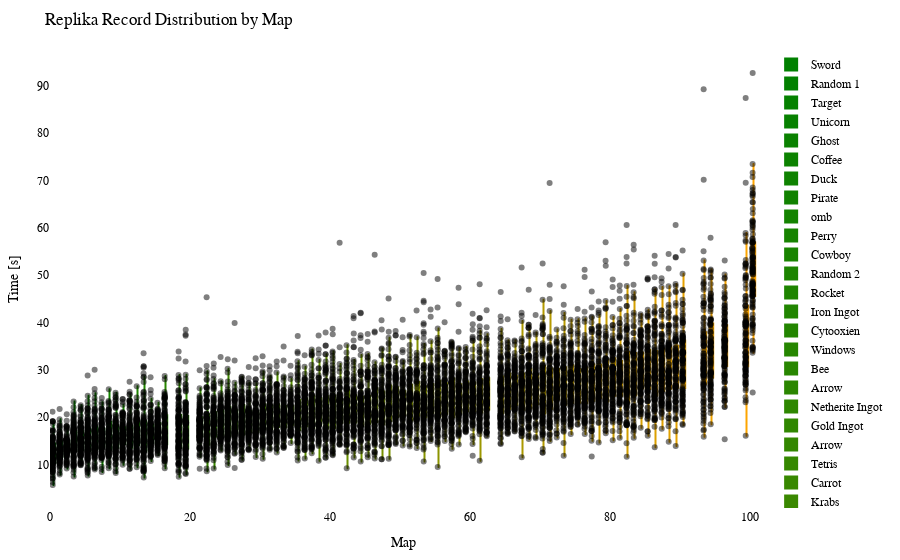

The code cell stored with this chart in its notebook:
### Code cell
import plotly.graph_objects as go
import plotly.io as pio
from matplotlib.colors import LinearSegmentedColormap, to_hex

df = getRecordsDataframe(minigame="Replika")

# sort df columns by mean value 
df = df.reindex(df.mean().sort_values().index, axis=1)

# drop sum column
df = df.drop(columns=["Sum"])

# replace 25 with NaN
df = df.replace(25, np.nan)

# remove "ms " from column names
df.columns = df.columns.str.replace('ms ', '')

# Exclude the first column (assuming it's the column you don't want to include)
df_to_html = df.iloc[:, 1:]

# Calculate the offset for centering the data points
num_columns = len(df_to_html.columns)
offset = 0.5

# Create a green to orange gradient
cmap = LinearSegmentedColormap.from_list("green_orange", ["green", "orange"])
colors = [to_hex(cmap(i / (num_columns - 1))) for i in range(num_columns)]

# Create a Swarm plot using Plotly
fig = go.Figure()

for i, (column, color) in enumerate(zip(df_to_html.columns, colors)):
    x_values = [i + offset] * len(df_to_html[column])  # Adjust x-values with offset for horizontal centering
    fig.add_trace(go.Box(x=x_values,
                         y=df_to_html[column],
                         name=column,
                         boxpoints='all',
                         pointpos=-0.5,  # Adjust point position to prevent overlapping
                         marker=dict(color='rgba(0,0,0,0.5)', size=6),  # Adjust marker color and size
                         line=dict(color=color),
                         fillcolor=color,
                         hovertext=df_to_html.index,
                         hoverinfo='name+text+y',
                         showlegend=True))

fig.update_layout(title="Replika Record Distribution by Map",
                  xaxis=dict(title="Map"),
                  yaxis=dict(title="Time [s]"),
                  showlegend=True,
                  font=dict(family="Arial", size=12, color="black"),  # Customize font
                  plot_bgcolor="white",  # Set background color
                  margin=dict(l=50, r=50, t=50, b=50),  # Adjust margins for better layout
                  )

# Show the figure
fig.show()

# Export the plot to an HTML file
pio.write_html(fig, "out/repl_swarm_plot.html")

### Figure 1 — Plotly figure (JSON) as saved in the notebook; plotly's stock layout.template omitted (floating-point values rounded to 4 significant figures; data arrays with more than 128 entries replaced by an {"elided": "..."} marker saying what was removed)
{"data": [{"boxpoints": "all", "fillcolor": "#008000", "hoverinfo": "name+text+y", "hovertext": {"elided": "211 str values"}, "line": {"color": "#008000"}, "marker": {"color": "rgba(0,0,0,0.5)", "size": 6}, "name": "Sword", "pointpos": -0.5, "showlegend": true, "type": "box", "x": {"elided": "211 float values"}, "y": {"elided": "211 float values"}}, {"boxpoints": "all", "fillcolor": "#028000", "hoverinfo": "name+text+y", "hovertext": {"elided": "211 str values"}, "line": {"color": "#028000"}, "marker": {"color": "rgba(0,0,0,0.5)", "size": 6}, "name": "Random 1", "pointpos": -0.5, "showlegend": true, "type": "box", "x": {"elided": "211 float values"}, "y": {"elided": "211 float values"}}, {"boxpoints": "all", "fillcolor": "#058100", "hoverinfo": "name+text+y", "hovertext": {"elided": "211 str values"}, "line": {"color": "#058100"}, "marker": {"color": "rgba(0,0,0,0.5)", "size": 6}, "name": "Target", "pointpos": -0.5, "showlegend": true, "type": "box", "x": {"elided": "211 float values"}, "y": {"elided": "211 float values"}}, {"boxpoints": "all", "fillcolor": "#078100", "hoverinfo": "name+text+y", "hovertext": {"elided": "211 str values"}, "line": {"color": "#078100"}, "marker": {"color": "rgba(0,0,0,0.5)", "size": 6}, "name": "Unicorn", "pointpos": -0.5, "showlegend": true, "type": "box", "x": {"elided": "211 float values"}, "y": {"elided": "211 float values"}}, {"boxpoints": "all", "fillcolor": "#0a8100", "hoverinfo": "name+text+y", "hovertext": {"elided": "211 str values"}, "line": {"color": "#0a8100"}, "marker": {"color": "rgba(0,0,0,0.5)", "size": 6}, "name": "Ghost", "pointpos": -0.5, "showlegend": true, "type": "box", "x": {"elided": "211 float values"}, "y": {"elided": "211 float values"}}, {"boxpoints": "all", "fillcolor": "#0c8200", "hoverinfo": "name+text+y", "hovertext": {"elided": "211 str values"}, "line": {"color": "#0c8200"}, "marker": {"color": "rgba(0,0,0,0.5)", "size": 6}, "name": "Coffee", "pointpos": -0.5, "showlegend": true, "type": "box", "x": {"elided": "211 float values"}, "y": {"elided": "211 float values"}}, {"boxpoints": "all", "fillcolor": "#0f8200", "hoverinfo": "name+text+y", "hovertext": {"elided": "211 str values"}, "line": {"color": "#0f8200"}, "marker": {"color": "rgba(0,0,0,0.5)", "size": 6}, "name": "Duck", "pointpos": -0.5, "showlegend": true, "type": "box", "x": {"elided": "211 float values"}, "y": {"elided": "211 float values"}}, {"boxpoints": "all", "fillcolor": "#118200", "hoverinfo": "name+text+y", "hovertext": {"elided": "211 str values"}, "line": {"color": "#118200"}, "marker": {"color": "rgba(0,0,0,0.5)", "size": 6}, "name": "Pirate", "pointpos": -0.5, "showlegend": true, "type": "box", "x": {"elided": "211 float values"}, "y": {"elided": "211 float values"}}, {"boxpoints": "all", "fillcolor": "#148300", "hoverinfo": "name+text+y", "hovertext": {"elided": "211 str values"}, "line": {"color": "#148300"}, "marker": {"color": "rgba(0,0,0,0.5)", "size": 6}, "name": "omb", "pointpos": -0.5, "showlegend": true, "type": "box", "x": {"elided": "211 float values"}, "y": {"elided": "211 float values"}}, {"boxpoints": "all", "fillcolor": "#178300", "hoverinfo": "name+text+y", "hovertext": {"elided": "211 str values"}, "line": {"color": "#178300"}, "marker": {"color": "rgba(0,0,0,0.5)", "size": 6}, "name": "Perry", "pointpos": -0.5, "showlegend": true, "type": "box", "x": {"elided": "211 float values"}, "y": {"elided": "211 float values"}}, {"boxpoints": "all", "fillcolor": "#198400", "hoverinfo": "name+text+y", "hovertext": {"elided": "211 str values"}, "line": {"color": "#198400"}, "marker": {"color": "rgba(0,0,0,0.5)", "size": 6}, "name": "Cowboy", "pointpos": -0.5, "showlegend": true, "type": "box", "x": {"elided": "211 float values"}, "y": {"elided": "211 float values"}}, {"boxpoints": "all", "fillcolor": "#1c8400", "hoverinfo": "name+text+y", "hovertext": {"elided": "211 str values"}, "line": {"color": "#1c8400"}, "marker": {"color": "rgba(0,0,0,0.5)", "size": 6}, "name": "Random 2", "pointpos": -0.5, "showlegend": true, "type": "box", "x": {"elided": "211 float values"}, "y": {"elided": "211 float values"}}, {"boxpoints": "all", "fillcolor": "#1e8400", "hoverinfo": "name+text+y", "hovertext": {"elided": "211 str values"}, "line": {"color": "#1e8400"}, "marker": {"color": "rgba(0,0,0,0.5)", "size": 6}, "name": "Rocket", "pointpos": -0.5, "showlegend": true, "type": "box", "x": {"elided": "211 float values"}, "y": {"elided": "211 float values"}}, {"boxpoints": "all", "fillcolor": "#218500", "hoverinfo": "name+text+y", "hovertext": {"elided": "211 str values"}, "line": {"color": "#218500"}, "marker": {"color": "rgba(0,0,0,0.5)", "size": 6}, "name": "Iron Ingot", "pointpos": -0.5, "showlegend": true, "type": "box", "x": {"elided": "211 float values"}, "y": {"elided": "211 float values"}}, {"boxpoints": "all", "fillcolor": "#238500", "hoverinfo": "name+text+y", "hovertext": {"elided": "211 str values"}, "line": {"color": "#238500"}, "marker": {"color": "rgba(0,0,0,0.5)", "size": 6}, "name": "Cytooxien", "pointpos": -0.5, "showlegend": true, "type": "box", "x": {"elided": "211 float values"}, "y": {"elided": "211 float values"}}, {"boxpoints": "all", "fillcolor": "#268600", "hoverinfo": "name+text+y", "hovertext": {"elided": "211 str values"}, "line": {"color": "#268600"}, "marker": {"color": "rgba(0,0,0,0.5)", "size": 6}, "name": "Windows", "pointpos": -0.5, "showlegend": true, "type": "box", "x": {"elided": "211 float values"}, "y": {"elided": "211 float values"}}, {"boxpoints": "all", "fillcolor": "#288600", "hoverinfo": "name+text+y", "hovertext": {"elided": "211 str values"}, "line": {"color": "#288600"}, "marker": {"color": "rgba(0,0,0,0.5)", "size": 6}, "name": "Bee", "pointpos": -0.5, "showlegend": true, "type": "box", "x": {"elided": "211 float values"}, "y": {"elided": "211 float values"}}, {"boxpoints": "all", "fillcolor": "#2b8600", "hoverinfo": "name+text+y", "hovertext": {"elided": "211 str values"}, "line": {"color": "#2b8600"}, "marker": {"color": "rgba(0,0,0,0.5)", "size": 6}, "name": "Arrow", "pointpos": -0.5, "showlegend": true, "type": "box", "x": {"elided": "211 float values"}, "y": {"elided": "211x2 float values"}}, {"boxpoints": "all", "fillcolor": "#2e8700", "hoverinfo": "name+text+y", "hovertext": {"elided": "211 str values"}, "line": {"color": "#2e8700"}, "marker": {"color": "rgba(0,0,0,0.5)", "size": 6}, "name": "Netherite Ingot", "pointpos": -0.5, "showlegend": true, "type": "box", "x": {"elided": "211 float values"}, "y": {"elided": "211 float values"}}, {"boxpoints": "all", "fillcolor": "#308700", "hoverinfo": "name+text+y", "hovertext": {"elided": "211 str values"}, "line": {"color": "#308700"}, "marker": {"color": "rgba(0,0,0,0.5)", "size": 6}, "name": "Gold Ingot", "pointpos": -0.5, "showlegend": true, "type": "box", "x": {"elided": "211 float values"}, "y": {"elided": "211 float values"}}, {"boxpoints": "all", "fillcolor": "#338700", "hoverinfo": "name+text+y", "hovertext": {"elided": "211 str values"}, "line": {"color": "#338700"}, "marker": {"color": "rgba(0,0,0,0.5)", "size": 6}, "name": "Arrow", "pointpos": -0.5, "showlegend": true, "type": "box", "x": {"elided": "211 float values"}, "y": {"elided": "211x2 float values"}}, {"boxpoints": "all", "fillcolor": "#358800", "hoverinfo": "name+text+y", "hovertext": {"elided": "211 str values"}, "line": {"color": "#358800"}, "marker": {"color": "rgba(0,0,0,0.5)", "size": 6}, "name": "Tetris", "pointpos": -0.5, "showlegend": true, "type": "box", "x": {"elided": "211 float values"}, "y": {"elided": "211 float values"}}, {"boxpoints": "all", "fillcolor": "#388800", "hoverinfo": "name+text+y", "hovertext": {"elided": "211 str values"}, "line": {"color": "#388800"}, "marker": {"color": "rgba(0,0,0,0.5)", "size": 6}, "name": "Carrot", "pointpos": -0.5, "showlegend": true, "type": "box", "x": {"elided": "211 float values"}, "y": {"elided": "211 float values"}}, {"boxpoints": "all", "fillcolor": "#3a8800", "hoverinfo": "name+text+y", "hovertext": {"elided": "211 str values"}, "line": {"color": "#3a8800"}, "marker": {"color": "rgba(0,0,0,0.5)", "size": 6}, "name": "Krabs", "pointpos": -0.5, "showlegend": true, "type": "box", "x": {"elided": "211 float values"}, "y": {"elided": "211 float values"}}, {"boxpoints": "all", "fillcolor": "#3d8900", "hoverinfo": "name+text+y", "hovertext": {"elided": "211 str values"}, "line": {"color": "#3d8900"}, "marker": {"color": "rgba(0,0,0,0.5)", "size": 6}, "name": "Cookie", "pointpos": -0.5, "showlegend": true, "type": "box", "x": {"elided": "211 float values"}, "y": {"elided": "211 float values"}}, {"boxpoints": "all", "fillcolor": "#408900", "hoverinfo": "name+text+y", "hovertext": {"elided": "211 str values"}, "line": {"color": "#408900"}, "marker": {"color": "rgba(0,0,0,0.5)", "size": 6}, "name": "Poppy", "pointpos": -0.5, "showlegend": true, "type": "box", "x": {"elided": "211 float values"}, "y": {"elided": "211 float values"}}, {"boxpoints": "all", "fillcolor": "#428a00", "hoverinfo": "name+text+y", "hovertext": {"elided": "211 str values"}, "line": {"color": "#428a00"}, "marker": {"color": "rgba(0,0,0,0.5)", "size": 6}, "name": "Koopa", "pointpos": -0.5, "showlegend": true, "type": "box", "x": {"elided": "211 float values"}, "y": {"elided": "211 float values"}}, {"boxpoints": "all", "fillcolor": "#458a00", "hoverinfo": "name+text+y", "hovertext": {"elided": "211 str values"}, "line": {"color": "#458a00"}, "marker": {"color": "rgba(0,0,0,0.5)", "size": 6}, "name": "Pacman Ghost", "pointpos": -0.5, "showlegend": true, "type": "box", "x": {"elided": "211 float values"}, "y": {"elided": "211 float values"}}, {"boxpoints": "all", "fillcolor": "#478a00", "hoverinfo": "name+text+y", "hovertext": {"elided": "211 str values"}, "line": {"color": "#478a00"}, "marker": {"color": "rgba(0,0,0,0.5)", "size": 6}, "name": "Twitch", "pointpos": -0.5, "showlegend": true, "type": "box", "x": {"elided": "211 float values"}, "y": {"elided": "211 float values"}}, {"boxpoints": "all", "fillcolor": "#4a8b00", "hoverinfo": "name+text+y", "hovertext": {"elided": "211 str values"}, "line": {"color": "#4a8b00"}, "marker": {"color": "rgba(0,0,0,0.5)", "size": 6}, "name": "Water Temple", "pointpos": -0.5, "showlegend": true, "type": "box", "x": {"elided": "211 float values"}, "y": {"elided": "211 float values"}}, {"boxpoints": "all", "fillcolor": "#4c8b00", "hoverinfo": "name+text+y", "hovertext": {"elided": "211 str values"}, "line": {"color": "#4c8b00"}, "marker": {"color": "rgba(0,0,0,0.5)", "size": 6}, "name": "Mario", "pointpos": -0.5, "showlegend": true, "type": "box", "x": {"elided": "211 float values"}, "y": {"elided": "211 float values"}}, {"boxpoints": "all", "fillcolor": "#4f8b00", "hoverinfo": "name+text+y", "hovertext": {"elided": "211 str values"}, "line": {"color": "#4f8b00"}, "marker": {"color": "rgba(0,0,0,0.5)", "size": 6}, "name": "Poke Ball", "pointpos": -0.5, "showlegend": true, "type": "box", "x": {"elided": "211 float values"}, "y": {"elided": "211 float values"}}, {"boxpoints": "all", "fillcolor": "#518c00", "hoverinfo": "name+text+y", "hovertext": {"elided": "211 str values"}, "line": {"color": "#518c00"}, "marker": {"color": "rgba(0,0,0,0.5)", "size": 6}, "name": "Diskette", "pointpos": -0.5, "showlegend": true, "type": "box", "x": {"elided": "211 float values"}, "y": {"elided": "211 float values"}}, {"boxpoints": "all", "fillcolor": "#548c00", "hoverinfo": "name+text+y", "hovertext": {"elided": "211 str values"}, "line": {"color": "#548c00"}, "marker": {"color": "rgba(0,0,0,0.5)", "size": 6}, "name": "Controller", "pointpos": -0.5, "showlegend": true, "type": "box", "x": {"elided": "211 float values"}, "y": {"elided": "211 float values"}}, {"boxpoints": "all", "fillcolor": "#578d00", "hoverinfo": "name+text+y", "hovertext": {"elided": "211 str values"}, "line": {"color": "#578d00"}, "marker": {"color": "rgba(0,0,0,0.5)", "size": 6}, "name": "Camera", "pointpos": -0.5, "showlegend": true, "type": "box", "x": {"elided": "211 float values"}, "y": {"elided": "211 float values"}}, {"boxpoints": "all", "fillcolor": "#598d00", "hoverinfo": "name+text+y", "hovertext": {"elided": "211 str values"}, "line": {"color": "#598d00"}, "marker": {"color": "rgba(0,0,0,0.5)", "size": 6}, "name": "House", "pointpos": -0.5, "showlegend": true, "type": "box", "x": {"elided": "211 float values"}, "y": {"elided": "211 float values"}}, {"boxpoints": "all", "fillcolor": "#5c8d00", "hoverinfo": "name+text+y", "hovertext": {"elided": "211 str values"}, "line": {"color": "#5c8d00"}, "marker": {"color": "rgba(0,0,0,0.5)", "size": 6}, "name": "Caterpie", "pointpos": -0.5, "showlegend": true, "type": "box", "x": {"elided": "211 float values"}, "y": {"elided": "211 float values"}}, {"boxpoints": "all", "fillcolor": "#5e8e00", "hoverinfo": "name+text+y", "hovertext": {"elided": "211 str values"}, "line": {"color": "#5e8e00"}, "marker": {"color": "rgba(0,0,0,0.5)", "size": 6}, "name": "YouTube", "pointpos": -0.5, "showlegend": true, "type": "box", "x": {"elided": "211 float values"}, "y": {"elided": "211 float values"}}, {"boxpoints": "all", "fillcolor": "#618e00", "hoverinfo": "name+text+y", "hovertext": {"elided": "211 str values"}, "line": {"color": "#618e00"}, "marker": {"color": "rgba(0,0,0,0.5)", "size": 6}, "name": "Parrot", "pointpos": -0.5, "showlegend": true, "type": "box", "x": {"elided": "211 float values"}, "y": {"elided": "211 float values"}}, {"boxpoints": "all", "fillcolor": "#638e00", "hoverinfo": "name+text+y", "hovertext": {"elided": "211 str values"}, "line": {"color": "#638e00"}, "marker": {"color": "rgba(0,0,0,0.5)", "size": 6}, "name": "Sonic", "pointpos": -0.5, "showlegend": true, "type": "box", "x": {"elided": "211 float values"}, "y": {"elided": "211 float values"}}, {"boxpoints": "all", "fillcolor": "#668f00", "hoverinfo": "name+text+y", "hovertext": {"elided": "211 str values"}, "line": {"color": "#668f00"}, "marker": {"color": "rgba(0,0,0,0.5)", "size": 6}, "name": "Chicken", "pointpos": -0.5, "showlegend": true, "type": "box", "x": {"elided": "211 float values"}, "y": {"elided": "211 float values"}}, {"boxpoints": "all", "fillcolor": "#688f00", "hoverinfo": "name+text+y", "hovertext": {"elided": "211 str values"}, "line": {"color": "#688f00"}, "marker": {"color": "rgba(0,0,0,0.5)", "size": 6}, "name": "Twitter", "pointpos": -0.5, "showlegend": true, "type": "box", "x": {"elided": "211 float values"}, "y": {"elided": "211 float values"}}, {"boxpoints": "all", "fillcolor": "#6b9000", "hoverinfo": "name+text+y", "hovertext": {"elided": "211 str values"}, "line": {"color": "#6b9000"}, "marker": {"color": "rgba(0,0,0,0.5)", "size": 6}, "name": "Excavator", "pointpos": -0.5, "showlegend": true, "type": "box", "x": {"elided": "211 float values"}, "y": {"elided": "211 float values"}}, {"boxpoints": "all", "fillcolor": "#6e9000", "hoverinfo": "name+text+y", "hovertext": {"elided": "211 str values"}, "line": {"color": "#6e9000"}, "marker": {"color": "rgba(0,0,0,0.5)", "size": 6}, "name": "Frog", "pointpos": -0.5, "showlegend": true, "type": "box", "x": {"elided": "211 float values"}, "y": {"elided": "211 float values"}}, {"boxpoints": "all", "fillcolor": "#709000", "hoverinfo": "name+text+y", "hovertext": {"elided": "211 str values"}, "line": {"color": "#709000"}, "marker": {"color": "rgba(0,0,0,0.5)", "size": 6}, "name": "Baby Yoda", "pointpos": -0.5, "showlegend": true, "type": "box", "x": {"elided": "211 float values"}, "y": {"elided": "211 float values"}}, {"boxpoints": "all", "fillcolor": "#739100", "hoverinfo": "name+text+y", "hovertext": {"elided": "211 str values"}, "line": {"color": "#739100"}, "marker": {"color": "rgba(0,0,0,0.5)", "size": 6}, "name": "of Meat", "pointpos": -0.5, "showlegend": true, "type": "box", "x": {"elided": "211 float values"}, "y": {"elided": "211 float values"}}, {"boxpoints": "all", "fillcolor": "#759100", "hoverinfo": "name+text+y", "hovertext": {"elided": "211 str values"}, "line": {"color": "#759100"}, "marker": {"color": "rgba(0,0,0,0.5)", "size": 6}, "name": "Egg", "pointpos": -0.5, "showlegend": true, "type": "box", "x": {"elided": "211 float values"}, "y": {"elided": "211 float values"}}, {"boxpoints": "all", "fillcolor": "#789100", "hoverinfo": "name+text+y", "hovertext": {"elided": "211 str values"}, "line": {"color": "#789100"}, "marker": {"color": "rgba(0,0,0,0.5)", "size": 6}, "name": "Fox", "pointpos": -0.5, "showlegend": true, "type": "box", "x": {"elided": "211 float values"}, "y": {"elided": "211 float values"}}, {"boxpoints": "all", "fillcolor": "#7a9200", "hoverinfo": "name+text+y", "hovertext": {"elided": "211 str values"}, "line": {"color": "#7a9200"}, "marker": {"color": "rgba(0,0,0,0.5)", "size": 6}, "name": "The Sea", "pointpos": -0.5, "showlegend": true, "type": "box", "x": {"elided": "211 float values"}, "y": {"elided": "211 float values"}}, {"boxpoints": "all", "fillcolor": "#7d9200", "hoverinfo": "name+text+y", "hovertext": {"elided": "211 str values"}, "line": {"color": "#7d9200"}, "marker": {"color": "rgba(0,0,0,0.5)", "size": 6}, "name": "Thinking", "pointpos": -0.5, "showlegend": true, "type": "box", "x": {"elided": "211 float values"}, "y": {"elided": "211 float values"}}, {"boxpoints": "all", "fillcolor": "#809300", "hoverinfo": "name+text+y", "hovertext": {"elided": "211 str values"}, "line": {"color": "#809300"}, "marker": {"color": "rgba(0,0,0,0.5)", "size": 6}, "name": "Thinking 2", "pointpos": -0.5, "showlegend": true, "type": "box", "x": {"elided": "211 float values"}, "y": {"elided": "211 float values"}}, {"boxpoints": "all", "fillcolor": "#829300", "hoverinfo": "name+text+y", "hovertext": {"elided": "211 str values"}, "line": {"color": "#829300"}, "marker": {"color": "rgba(0,0,0,0.5)", "size": 6}, "name": "Tree", "pointpos": -0.5, "showlegend": true, "type": "box", "x": {"elided": "211 float values"}, "y": {"elided": "211 float values"}}, {"boxpoints": "all", "fillcolor": "#859300", "hoverinfo": "name+text+y", "hovertext": {"elided": "211 str values"}, "line": {"color": "#859300"}, "marker": {"color": "rgba(0,0,0,0.5)", "size": 6}, "name": "ppHop 2", "pointpos": -0.5, "showlegend": true, "type": "box", "x": {"elided": "211 float values"}, "y": {"elided": "211 float values"}}, {"boxpoints": "all", "fillcolor": "#879400", "hoverinfo": "name+text+y", "hovertext": {"elided": "211 str values"}, "line": {"color": "#879400"}, "marker": {"color": "rgba(0,0,0,0.5)", "size": 6}, "name": "Pizza", "pointpos": -0.5, "showlegend": true, "type": "box", "x": {"elided": "211 float values"}, "y": {"elided": "211 float values"}}, {"boxpoints": "all", "fillcolor": "#8a9400", "hoverinfo": "name+text+y", "hovertext": {"elided": "211 str values"}, "line": {"color": "#8a9400"}, "marker": {"color": "rgba(0,0,0,0.5)", "size": 6}, "name": "Heart", "pointpos": -0.5, "showlegend": true, "type": "box", "x": {"elided": "211 float values"}, "y": {"elided": "211 float values"}}, {"boxpoints": "all", "fillcolor": "#8c9400", "hoverinfo": "name+text+y", "hovertext": {"elided": "211 str values"}, "line": {"color": "#8c9400"}, "marker": {"color": "rgba(0,0,0,0.5)", "size": 6}, "name": "Sheep", "pointpos": -0.5, "showlegend": true, "type": "box", "x": {"elided": "211 float values"}, "y": {"elided": "211 float values"}}, {"boxpoints": "all", "fillcolor": "#8f9500", "hoverinfo": "name+text+y", "hovertext": {"elided": "211 str values"}, "line": {"color": "#8f9500"}, "marker": {"color": "rgba(0,0,0,0.5)", "size": 6}, "name": "Skeleton", "pointpos": -0.5, "showlegend": true, "type": "box", "x": {"elided": "211 float values"}, "y": {"elided": "211 float values"}}, {"boxpoints": "all", "fillcolor": "#919500", "hoverinfo": "name+text+y", "hovertext": {"elided": "211 str values"}, "line": {"color": "#919500"}, "marker": {"color": "rgba(0,0,0,0.5)", "size": 6}, "name": "French Fries", "pointpos": -0.5, "showlegend": true, "type": "box", "x": {"elided": "211 float values"}, "y": {"elided": "211 float values"}}, {"boxpoints": "all", "fillcolor": "#949500", "hoverinfo": "name+text+y", "hovertext": {"elided": "211 str values"}, "line": {"color": "#949500"}, "marker": {"color": "rgba(0,0,0,0.5)", "size": 6}, "name": "Up", "pointpos": -0.5, "showlegend": true, "type": "box", "x": {"elided": "211 float values"}, "y": {"elided": "211 float values"}}, {"boxpoints": "all", "fillcolor": "#979600", "hoverinfo": "name+text+y", "hovertext": {"elided": "211 str values"}, "line": {"color": "#979600"}, "marker": {"color": "rgba(0,0,0,0.5)", "size": 6}, "name": "Among Us", "pointpos": -0.5, "showlegend": true, "type": "box", "x": {"elided": "211 float values"}, "y": {"elided": "211 float values"}}, {"boxpoints": "all", "fillcolor": "#999600", "hoverinfo": "name+text+y", "hovertext": {"elided": "211 str values"}, "line": {"color": "#999600"}, "marker": {"color": "rgba(0,0,0,0.5)", "size": 6}, "name": "Mountain", "pointpos": -0.5, "showlegend": true, "type": "box", "x": {"elided": "211 float values"}, "y": {"elided": "211 float values"}}, {"boxpoints": "all", "fillcolor": "#9c9700", "hoverinfo": "name+text+y", "hovertext": {"elided": "211 str values"}, "line": {"color": "#9c9700"}, "marker": {"color": "rgba(0,0,0,0.5)", "size": 6}, "name": "Cherry", "pointpos": -0.5, "showlegend": true, "type": "box", "x": {"elided": "211 float values"}, "y": {"elided": "211 float values"}}, {"boxpoints": "all", "fillcolor": "#9e9700", "hoverinfo": "name+text+y", "hovertext": {"elided": "211 str values"}, "line": {"color": "#9e9700"}, "marker": {"color": "rgba(0,0,0,0.5)", "size": 6}, "name": "Hourglass", "pointpos": -0.5, "showlegend": true, "type": "box", "x": {"elided": "211 float values"}, "y": {"elided": "211 float values"}}, {"boxpoints": "all", "fillcolor": "#a19700", "hoverinfo": "name+text+y", "hovertext": {"elided": "211 str values"}, "line": {"color": "#a19700"}, "marker": {"color": "rgba(0,0,0,0.5)", "size": 6}, "name": "Cow", "pointpos": -0.5, "showlegend": true, "type": "box", "x": {"elided": "211 float values"}, "y": {"elided": "211x2 float values"}}, {"boxpoints": "all", "fillcolor": "#a39800", "hoverinfo": "name+text+y", "hovertext": {"elided": "211 str values"}, "line": {"color": "#a39800"}, "marker": {"color": "rgba(0,0,0,0.5)", "size": 6}, "name": "Wizard", "pointpos": -0.5, "showlegend": true, "type": "box", "x": {"elided": "211 float values"}, "y": {"elided": "211 float values"}}, {"boxpoints": "all", "fillcolor": "#a69800", "hoverinfo": "name+text+y", "hovertext": {"elided": "211 str values"}, "line": {"color": "#a69800"}, "marker": {"color": "rgba(0,0,0,0.5)", "size": 6}, "name": "Galaxian Alien", "pointpos": -0.5, "showlegend": true, "type": "box", "x": {"elided": "211 float values"}, "y": {"elided": "211 float values"}}, {"boxpoints": "all", "fillcolor": "#a89800", "hoverinfo": "name+text+y", "hovertext": {"elided": "211 str values"}, "line": {"color": "#a89800"}, "marker": {"color": "rgba(0,0,0,0.5)", "size": 6}, "name": "Blue Monster", "pointpos": -0.5, "showlegend": true, "type": "box", "x": {"elided": "211 float values"}, "y": {"elided": "211 float values"}}, {"boxpoints": "all", "fillcolor": "#ab9900", "hoverinfo": "name+text+y", "hovertext": {"elided": "211 str values"}, "line": {"color": "#ab9900"}, "marker": {"color": "rgba(0,0,0,0.5)", "size": 6}, "name": "Eevee", "pointpos": -0.5, "showlegend": true, "type": "box", "x": {"elided": "211 float values"}, "y": {"elided": "211 float values"}}, {"boxpoints": "all", "fillcolor": "#ae9900", "hoverinfo": "name+text+y", "hovertext": {"elided": "211 str values"}, "line": {"color": "#ae9900"}, "marker": {"color": "rgba(0,0,0,0.5)", "size": 6}, "name": "ppHop 1", "pointpos": -0.5, "showlegend": true, "type": "box", "x": {"elided": "211 float values"}, "y": {"elided": "211 float values"}}, {"boxpoints": "all", "fillcolor": "#b09a00", "hoverinfo": "name+text+y", "hovertext": {"elided": "211 str values"}, "line": {"color": "#b09a00"}, "marker": {"color": "rgba(0,0,0,0.5)", "size": 6}, "name": "Spider", "pointpos": -0.5, "showlegend": true, "type": "box", "x": {"elided": "211 float values"}, "y": {"elided": "211 float values"}}, {"boxpoints": "all", "fillcolor": "#b39a00", "hoverinfo": "name+text+y", "hovertext": {"elided": "211 str values"}, "line": {"color": "#b39a00"}, "marker": {"color": "rgba(0,0,0,0.5)", "size": 6}, "name": "Penguin", "pointpos": -0.5, "showlegend": true, "type": "box", "x": {"elided": "211 float values"}, "y": {"elided": "211 float values"}}, {"boxpoints": "all", "fillcolor": "#b59a00", "hoverinfo": "name+text+y", "hovertext": {"elided": "211 str values"}, "line": {"color": "#b59a00"}, "marker": {"color": "rgba(0,0,0,0.5)", "size": 6}, "name": "Zombie", "pointpos": -0.5, "showlegend": true, "type": "box", "x": {"elided": "211 float values"}, "y": {"elided": "211 float values"}}, {"boxpoints": "all", "fillcolor": "#b89b00", "hoverinfo": "name+text+y", "hovertext": {"elided": "211 str values"}, "line": {"color": "#b89b00"}, "marker": {"color": "rgba(0,0,0,0.5)", "size": 6}, "name": "Slime", "pointpos": -0.5, "showlegend": true, "type": "box", "x": {"elided": "211 float values"}, "y": {"elided": "211 float values"}}, {"boxpoints": "all", "fillcolor": "#ba9b00", "hoverinfo": "name+text+y", "hovertext": {"elided": "211 str values"}, "line": {"color": "#ba9b00"}, "marker": {"color": "rgba(0,0,0,0.5)", "size": 6}, "name": "Mouse", "pointpos": -0.5, "showlegend": true, "type": "box", "x": {"elided": "211 float values"}, "y": {"elided": "211 float values"}}, {"boxpoints": "all", "fillcolor": "#bd9b00", "hoverinfo": "name+text+y", "hovertext": {"elided": "211 str values"}, "line": {"color": "#bd9b00"}, "marker": {"color": "rgba(0,0,0,0.5)", "size": 6}, "name": "Turtle", "pointpos": -0.5, "showlegend": true, "type": "box", "x": {"elided": "211 float values"}, "y": {"elided": "211 float values"}}, {"boxpoints": "all", "fillcolor": "#c09c00", "hoverinfo": "name+text+y", "hovertext": {"elided": "211 str values"}, "line": {"color": "#c09c00"}, "marker": {"color": "rgba(0,0,0,0.5)", "size": 6}, "name": "Instagram", "pointpos": -0.5, "showlegend": true, "type": "box", "x": {"elided": "211 float values"}, "y": {"elided": "211 float values"}}, {"boxpoints": "all", "fillcolor": "#c29c00", "hoverinfo": "name+text+y", "hovertext": {"elided": "211 str values"}, "line": {"color": "#c29c00"}, "marker": {"color": "rgba(0,0,0,0.5)", "size": 6}, "name": "muss los", "pointpos": -0.5, "showlegend": true, "type": "box", "x": {"elided": "211 float values"}, "y": {"elided": "211 float values"}}, {"boxpoints": "all", "fillcolor": "#c59d00", "hoverinfo": "name+text+y", "hovertext": {"elided": "211 str values"}, "line": {"color": "#c59d00"}, "marker": {"color": "rgba(0,0,0,0.5)", "size": 6}, "name": "Skeleton Skull", "pointpos": -0.5, "showlegend": true, "type": "box", "x": {"elided": "211 float values"}, "y": {"elided": "211 float values"}}, {"boxpoints": "all", "fillcolor": "#c79d00", "hoverinfo": "name+text+y", "hovertext": {"elided": "211 str values"}, "line": {"color": "#c79d00"}, "marker": {"color": "rgba(0,0,0,0.5)", "size": 6}, "name": "Charizard", "pointpos": -0.5, "showlegend": true, "type": "box", "x": {"elided": "211 float values"}, "y": {"elided": "211 float values"}}, {"boxpoints": "all", "fillcolor": "#ca9d00", "hoverinfo": "name+text+y", "hovertext": {"elided": "211 str values"}, "line": {"color": "#ca9d00"}, "marker": {"color": "rgba(0,0,0,0.5)", "size": 6}, "name": "Blinky", "pointpos": -0.5, "showlegend": true, "type": "box", "x": {"elided": "211 float values"}, "y": {"elided": "211 float values"}}, {"boxpoints": "all", "fillcolor": "#cc9e00", "hoverinfo": "name+text+y", "hovertext": {"elided": "211 str values"}, "line": {"color": "#cc9e00"}, "marker": {"color": "rgba(0,0,0,0.5)", "size": 6}, "name": "Cake", "pointpos": -0.5, "showlegend": true, "type": "box", "x": {"elided": "211 float values"}, "y": {"elided": "211 float values"}}, {"boxpoints": "all", "fillcolor": "#cf9e00", "hoverinfo": "name+text+y", "hovertext": {"elided": "211 str values"}, "line": {"color": "#cf9e00"}, "marker": {"color": "rgba(0,0,0,0.5)", "size": 6}, "name": "Globe", "pointpos": -0.5, "showlegend": true, "type": "box", "x": {"elided": "211 float values"}, "y": {"elided": "211 float values"}}, {"boxpoints": "all", "fillcolor": "#d19e00", "hoverinfo": "name+text+y", "hovertext": {"elided": "211 str values"}, "line": {"color": "#d19e00"}, "marker": {"color": "rgba(0,0,0,0.5)", "size": 6}, "name": "Apple", "pointpos": -0.5, "showlegend": true, "type": "box", "x": {"elided": "211 float values"}, "y": {"elided": "211 float values"}}, {"boxpoints": "all", "fillcolor": "#d49f00", "hoverinfo": "name+text+y", "hovertext": {"elided": "211 str values"}, "line": {"color": "#d49f00"}, "marker": {"color": "rgba(0,0,0,0.5)", "size": 6}, "name": "Princess", "pointpos": -0.5, "showlegend": true, "type": "box", "x": {"elided": "211 float values"}, "y": {"elided": "211 float values"}}, {"boxpoints": "all", "fillcolor": "#d79f00", "hoverinfo": "name+text+y", "hovertext": {"elided": "211 str values"}, "line": {"color": "#d79f00"}, "marker": {"color": "rgba(0,0,0,0.5)", "size": 6}, "name": "TNT", "pointpos": -0.5, "showlegend": true, "type": "box", "x": {"elided": "211 float values"}, "y": {"elided": "211 float values"}}, {"boxpoints": "all", "fillcolor": "#d99f00", "hoverinfo": "name+text+y", "hovertext": {"elided": "211 str values"}, "line": {"color": "#d99f00"}, "marker": {"color": "rgba(0,0,0,0.5)", "size": 6}, "name": "Smurf", "pointpos": -0.5, "showlegend": true, "type": "box", "x": {"elided": "211 float values"}, "y": {"elided": "211 float values"}}, {"boxpoints": "all", "fillcolor": "#dca000", "hoverinfo": "name+text+y", "hovertext": {"elided": "211 str values"}, "line": {"color": "#dca000"}, "marker": {"color": "rgba(0,0,0,0.5)", "size": 6}, "name": "Kitty", "pointpos": -0.5, "showlegend": true, "type": "box", "x": {"elided": "211 float values"}, "y": {"elided": "211 float values"}}, {"boxpoints": "all", "fillcolor": "#dea000", "hoverinfo": "name+text+y", "hovertext": {"elided": "211 str values"}, "line": {"color": "#dea000"}, "marker": {"color": "rgba(0,0,0,0.5)", "size": 6}, "name": "Mooshroom", "pointpos": -0.5, "showlegend": true, "type": "box", "x": {"elided": "211 float values"}, "y": {"elided": "211 float values"}}, {"boxpoints": "all", "fillcolor": "#e1a100", "hoverinfo": "name+text+y", "hovertext": {"elided": "211 str values"}, "line": {"color": "#e1a100"}, "marker": {"color": "rgba(0,0,0,0.5)", "size": 6}, "name": "Robin Hood", "pointpos": -0.5, "showlegend": true, "type": "box", "x": {"elided": "211 float values"}, "y": {"elided": "211 float values"}}, {"boxpoints": "all", "fillcolor": "#e3a100", "hoverinfo": "name+text+y", "hovertext": {"elided": "211 str values"}, "line": {"color": "#e3a100"}, "marker": {"color": "rgba(0,0,0,0.5)", "size": 6}, "name": "Toad", "pointpos": -0.5, "showlegend": true, "type": "box", "x": {"elided": "211 float values"}, "y": {"elided": "211 float values"}}, {"boxpoints": "all", "fillcolor": "#e6a100", "hoverinfo": "name+text+y", "hovertext": {"elided": "211 str values"}, "line": {"color": "#e6a100"}, "marker": {"color": "rgba(0,0,0,0.5)", "size": 6}, "name": "Guardian", "pointpos": -0.5, "showlegend": true, "type": "box", "x": {"elided": "211 float values"}, "y": {"elided": "211 float values"}}, {"boxpoints": "all", "fillcolor": "#e8a200", "hoverinfo": "name+text+y", "hovertext": {"elided": "211 str values"}, "line": {"color": "#e8a200"}, "marker": {"color": "rgba(0,0,0,0.5)", "size": 6}, "name": "Doge", "pointpos": -0.5, "showlegend": true, "type": "box", "x": {"elided": "211 float values"}, "y": {"elided": "211x2 float values"}}, {"boxpoints": "all", "fillcolor": "#eba200", "hoverinfo": "name+text+y", "hovertext": {"elided": "211 str values"}, "line": {"color": "#eba200"}, "marker": {"color": "rgba(0,0,0,0.5)", "size": 6}, "name": "Cow", "pointpos": -0.5, "showlegend": true, "type": "box", "x": {"elided": "211 float values"}, "y": {"elided": "211x2 float values"}}, {"boxpoints": "all", "fillcolor": "#eea300", "hoverinfo": "name+text+y", "hovertext": {"elided": "211 str values"}, "line": {"color": "#eea300"}, "marker": {"color": "rgba(0,0,0,0.5)", "size": 6}, "name": "Ender Pearl", "pointpos": -0.5, "showlegend": true, "type": "box", "x": {"elided": "211 float values"}, "y": {"elided": "211 float values"}}, {"boxpoints": "all", "fillcolor": "#f0a300", "hoverinfo": "name+text+y", "hovertext": {"elided": "211 str values"}, "line": {"color": "#f0a300"}, "marker": {"color": "rgba(0,0,0,0.5)", "size": 6}, "name": "Kirby", "pointpos": -0.5, "showlegend": true, "type": "box", "x": {"elided": "211 float values"}, "y": {"elided": "211 float values"}}, {"boxpoints": "all", "fillcolor": "#f3a300", "hoverinfo": "name+text+y", "hovertext": {"elided": "211 str values"}, "line": {"color": "#f3a300"}, "marker": {"color": "rgba(0,0,0,0.5)", "size": 6}, "name": "Doge", "pointpos": -0.5, "showlegend": true, "type": "box", "x": {"elided": "211 float values"}, "y": {"elided": "211x2 float values"}}, {"boxpoints": "all", "fillcolor": "#f5a400", "hoverinfo": "name+text+y", "hovertext": {"elided": "211 str values"}, "line": {"color": "#f5a400"}, "marker": {"color": "rgba(0,0,0,0.5)", "size": 6}, "name": "Piranha Plant", "pointpos": -0.5, "showlegend": true, "type": "box", "x": {"elided": "211 float values"}, "y": {"elided": "211 float values"}}, {"boxpoints": "all", "fillcolor": "#f8a400", "hoverinfo": "name+text+y", "hovertext": {"elided": "211 str values"}, "line": {"color": "#f8a400"}, "marker": {"color": "rgba(0,0,0,0.5)", "size": 6}, "name": "Deadpool", "pointpos": -0.5, "showlegend": true, "type": "box", "x": {"elided": "211 float values"}, "y": {"elided": "211x2 float values"}}, {"boxpoints": "all", "fillcolor": "#faa400", "hoverinfo": "name+text+y", "hovertext": {"elided": "211 str values"}, "line": {"color": "#faa400"}, "marker": {"color": "rgba(0,0,0,0.5)", "size": 6}, "name": "Deadpool", "pointpos": -0.5, "showlegend": true, "type": "box", "x": {"elided": "211 float values"}, "y": {"elided": "211x2 float values"}}, {"boxpoints": "all", "fillcolor": "#fda500", "hoverinfo": "name+text+y", "hovertext": {"elided": "211 str values"}, "line": {"color": "#fda500"}, "marker": {"color": "rgba(0,0,0,0.5)", "size": 6}, "name": "Pikachu", "pointpos": -0.5, "showlegend": true, "type": "box", "x": {"elided": "211 float values"}, "y": {"elided": "211 float values"}}, {"boxpoints": "all", "fillcolor": "#ffa500", "hoverinfo": "name+text+y", "hovertext": {"elided": "211 str values"}, "line": {"color": "#ffa500"}, "marker": {"color": "rgba(0,0,0,0.5)", "size": 6}, "name": "Creeper", "pointpos": -0.5, "showlegend": true, "type": "box", "x": {"elided": "211 float values"}, "y": {"elided": "211 float values"}}], "layout": {"font": {"color": "black", "family": "Arial", "size": 12}, "margin": {"b": 50, "l": 50, "r": 50, "t": 50}, "plot_bgcolor": "white", "showlegend": true, "title": {"text": "Replika Record Distribution by Map"}, "xaxis": {"title": {"text": "Map"}}, "yaxis": {"title": {"text": "Time [s]"}}}}
